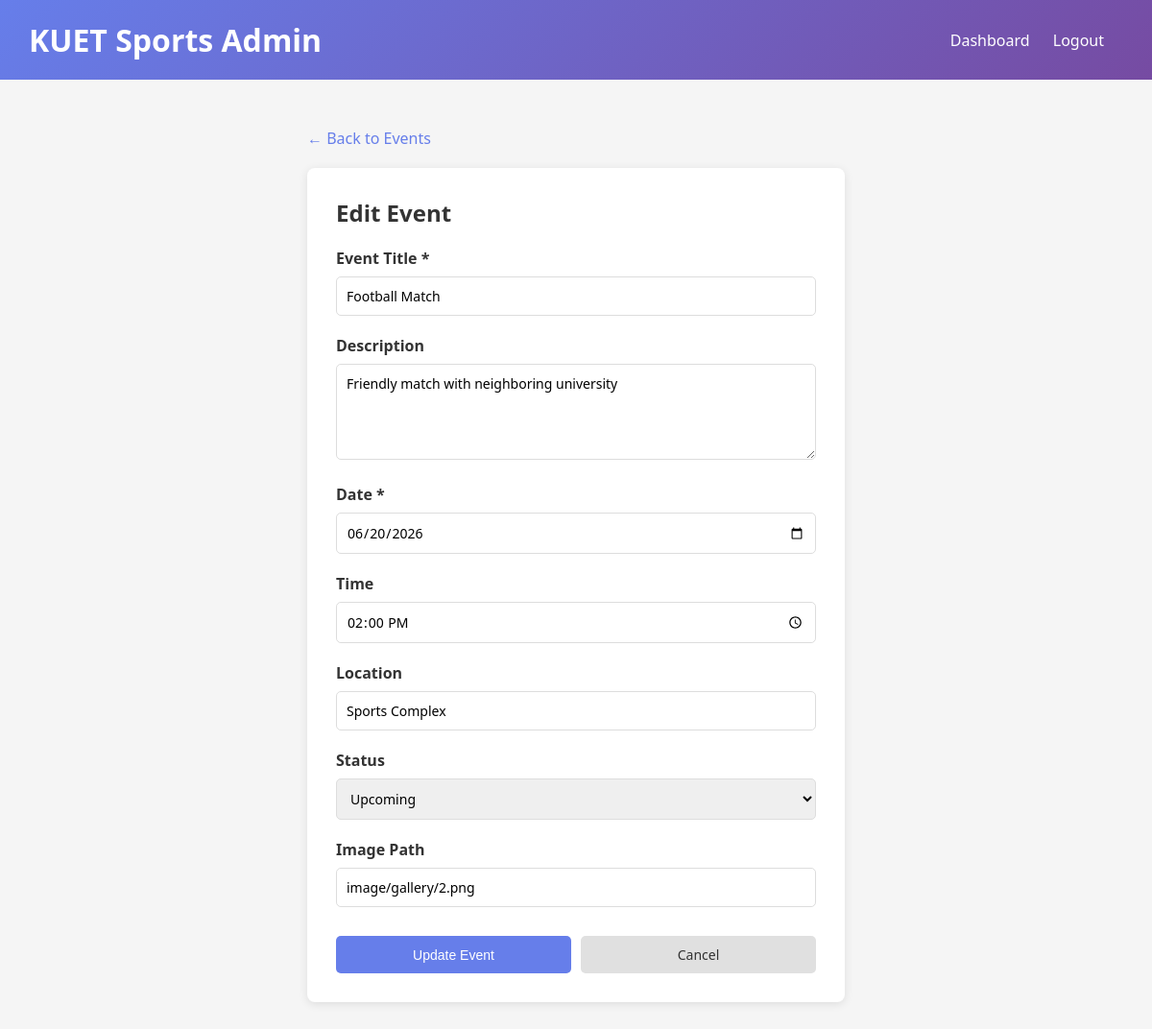
Page /events/edit.php?id=2 (signed in) on the committed database.
### tables this page shows
CREATE TABLE IF NOT EXISTS events (
    id INT PRIMARY KEY AUTO_INCREMENT,
    title VARCHAR(150) NOT NULL,
    description TEXT,
    date DATE NOT NULL,
    time TIME,
    location VARCHAR(150),
    image VARCHAR(255),
    status ENUM('upcoming', 'ongoing', 'completed') DEFAULT 'upcoming',
    created_at TIMESTAMP DEFAULT CURRENT_TIMESTAMP,
    updated_at TIMESTAMP DEFAULT CURRENT_TIMESTAMP ON UPDATE CURRENT_TIMESTAMP
);

### includes/functions.php (called while the page is built, shortened)
<?php
function get_event($conn, $id) {
    $query = "SELECT * FROM events WHERE id = ?";
    $stmt = mysqli_prepare($conn, $query);
    mysqli_stmt_bind_param($stmt, "i", $id);
    mysqli_stmt_execute($stmt);
    return mysqli_stmt_get_result($stmt)->fetch_assoc();
}
function sanitize($text) {
    return htmlspecialchars($text, ENT_QUOTES, 'UTF-8');
}
?>

### events/edit.php (the view, shortened to what this page needs)
<?php
include '../includes/db.php';
include '../includes/functions.php';
$id = intval($_GET['id'] ?? 0);
$event = get_event($conn, $id);
?>
<!DOCTYPE html>
<html lang="en">
<head>
</head>
<body>
    <div class="navbar">
        <h1>KUET Sports Admin</h1>
        <div>
            <a href="../dashboard.php">Dashboard</a>
            <a href="../logout.php">Logout</a>
        </div>
    </div>
    <div class="container">
        <a href="index.php" class="back-link">← Back to Events</a>
        <div class="form-card">
            <h2>Edit Event</h2>
            <form method="POST">
                <div class="form-group">
                    <label for="title">Event Title *</label>
                    <input type="text" id="title" name="title" value="<?php echo sanitize($event['title']); ?>" required>
                </div>
                <div class="form-group">
                    <label for="description">Description</label>
                    <textarea id="description" name="description"><?php echo sanitize($event['description'] ?? ''); ?></textarea>
                </div>
                <div class="form-group">
                    <label for="date">Date *</label>
                    <input type="date" id="date" name="date" value="<?php echo $event['date']; ?>" required>
                </div>
                <div class="form-group">
                    <label for="time">Time</label>
                    <input type="time" id="time" name="time" value="<?php echo $event['time']; ?>">
                </div>
                <div class="form-group">
                    <label for="location">Location</label>
                    <input type="text" id="location" name="location" value="<?php echo sanitize($event['location'] ?? ''); ?>">
                </div>
                <div class="form-group">
                    <label for="status">Status</label>
                    <select id="status" name="status">
                        <option value="upcoming" <?php echo $event['status'] == 'upcoming' ? 'selected' : ''; ?>>Upcoming</option>
                    </select>
                </div>
                <div class="form-group">
                    <label for="image">Image Path</label>
                    <input type="text" id="image" name="image" value="<?php echo sanitize($event['image'] ?? ''); ?>">
                </div>
                <div class="button-group">
                    <button type="submit" class="btn btn-submit">Update Event</button>
                    <a href="index.php" class="btn btn-cancel" style="text-decoration: none; text-align: center;">Cancel</a>
                </div>
            </form>
        </div>
    </div>
</body>
</html>

### events/edit.php (style rules this page uses)
* { margin: 0; padding: 0; box-sizing: border-box; }
body { font-family: 'Segoe UI', Tahoma, Geneva, Verdana, sans-serif; background: #f5f5f5; }
.navbar { background: linear-gradient(135deg, #667eea 0%, #764ba2 100%); color: white; padding: 20px 30px; display: flex; justify-content: space-between; align-items: center; }
.navbar a { color: white; text-decoration: none; margin-right: 20px; }
.container { max-width: 600px; margin: 30px auto; padding: 20px; }
.form-card { background: white; padding: 30px; border-radius: 8px; box-shadow: 0 2px 10px rgba(0, 0, 0, 0.1); }
h2 { color: #333; margin-bottom: 20px; }
.form-group { margin-bottom: 20px; }
label { display: block; margin-bottom: 8px; color: #333; font-weight: 600; }
input, textarea, select { width: 100%; padding: 10px; border: 1px solid #ddd; border-radius: 5px; font-size: 14px; font-family: inherit; }
textarea { resize: vertical; min-height: 100px; }
.button-group { display: flex; gap: 10px; margin-top: 30px; }
.btn { padding: 10px 20px; border: none; border-radius: 5px; cursor: pointer; font-size: 14px; flex: 1; }
.btn-submit { background: #667eea; color: white; }
.btn-cancel { background: #e0e0e0; color: #333; }
.back-link { color: #667eea; text-decoration: none; margin-bottom: 20px; display: inline-block; }

### rows in the picture
events: title "Football Match", description "Friendly match with neighboring university", date "06/20/2026", time "14:00:00", location "Sports Complex", status "Upcoming", image "image/gallery/2.png"
